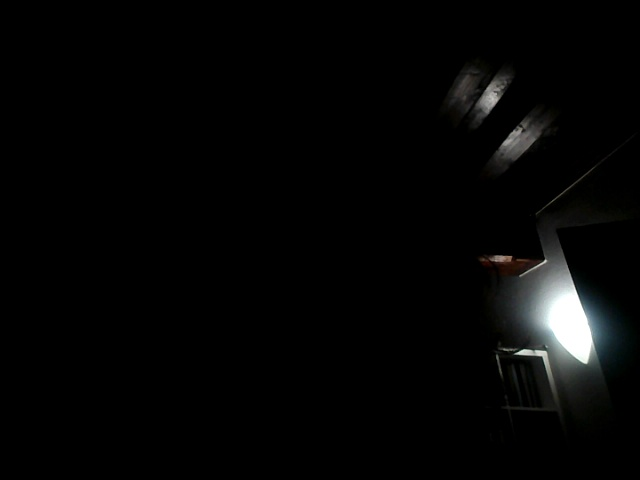
#> input picture testbild.jpg, 640 x 480 px
$ python -i image_analysis.py   (imports and definitions only)   (older library calls are emulated)
#> lines starting #> are read from the running program, lines starting #| are printed output that depends on the picture
#> further down, picture is the input picture: shape (480, 640, 3); mean B, G, R 5.4, 5.6, 5.3
#-----------------------------------------------------------
 # DRAWTONE
 # Copyright (c) 2026 Dave Kronawitter & Malte Mittrowann.
 # All rights reserved.
 #
 # This code is proprietary and not open source.
 # Unauthorized copying of this file is strictly prohibited.
#------------------------------------------------------------


import cv2
import numpy as np

# ---------------------- Helligkeit ---------------------- #
def berechne_durchschnittshelligkeit(image):
    gray = cv2.cvtColor(image, cv2.COLOR_BGR2GRAY)
    return np.mean(gray)

# ---------------------- Farbanteile ---------------------- #
# [80 lines left out: functions berechne_farbanteile, berechne_segmentierungsgrad, not called in this run]

# ---------------------- Bildfrequenzanalyse ---------------------- #
def berechne_frequenz_index(image):
    gray = cv2.cvtColor(image, cv2.COLOR_BGR2GRAY)
    f = np.fft.fft2(gray)
    fshift = np.fft.fftshift(f)
    magnitude_spectrum = np.abs(fshift)
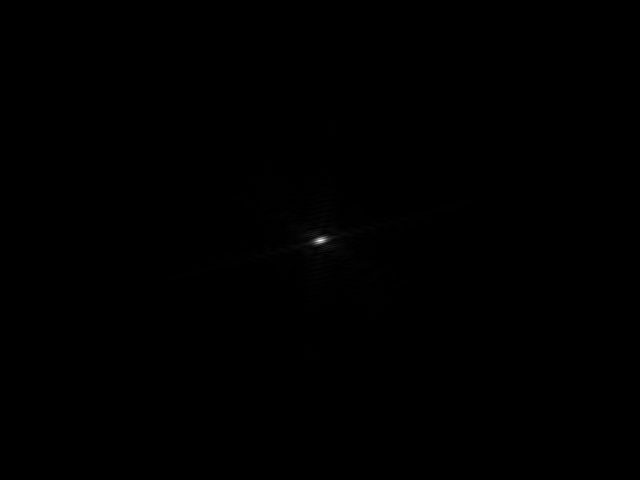
#> magnitude_spectrum: shape (480, 640) float64; min 0.627, max 1679707, mean 1841.3; drawn with min black and max white
    magnitude_spectrum = np.log1p(magnitude_spectrum)  # Log-Skalierung
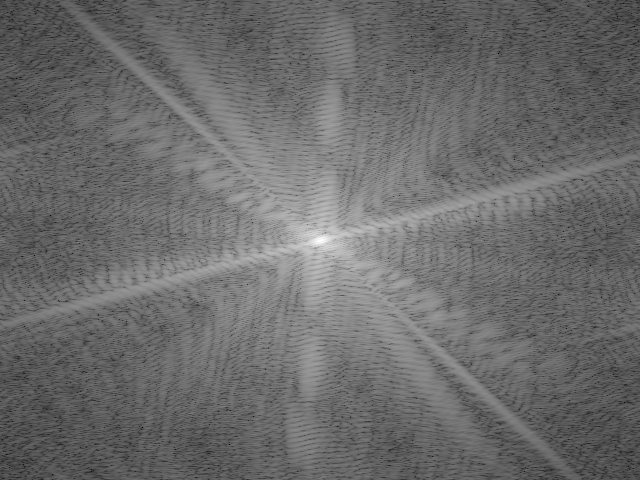
#> magnitude_spectrum: shape (480, 640) float64; min 0.487, max 14.33, mean 6.34; drawn with min black and max white

    # Berechnung für Projektion
    dft = cv2.dft(np.float32(gray), flags=cv2.DFT_COMPLEX_OUTPUT) # type: ignore
    dft_shift = np.fft.fftshift(dft)
    magnitude = cv2.magnitude(dft_shift[:, :, 0], dft_shift[:, :, 1])
    spectrum = np.log1p(magnitude)

    mitte = magnitude_spectrum.shape[0] // 2
#> mitte = 240
    radius = mitte // 4
#> radius = 60
    y, x = np.ogrid[:magnitude_spectrum.shape[0], :magnitude_spectrum.shape[1]]
#> y = 480 values from 0 to 479
    mask = (x - mitte)**2 + (y - mitte)**2 <= radius**2

    low_freq = np.sum(magnitude_spectrum[mask])
#> low_freq = 91725.3
    high_freq = np.sum(magnitude_spectrum[~mask])
#> high_freq = 1854451.6

    if low_freq == 0:
        dummy_spectrum = np.zeros_like(gray, dtype=np.float32)
        return 0, dummy_spectrum

    freq_index = (high_freq ** 1.2) / (low_freq + 1e-6)
#> freq_index = 362.6
    return freq_index, spectrum


# --------------------------- Farbharmonie --------------------------- #
# [116 lines left out: functions berechne_farbharmonie, berechne_bildrausch_index, berechne_farbschwerpunkt_index, not called in this run]

>>> import cv2
>>> picture = cv2.imread('../testbild.jpg')
>>> result = berechne_frequenz_index(picture)
